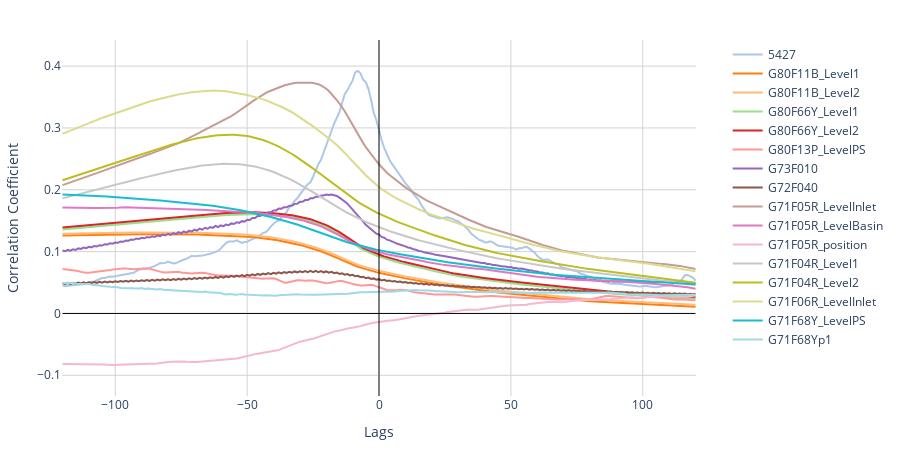

Notebook cell for this chart:
### Code cell
base_variable = '5425'
plot_cross_correlation(raw, base_variable, lag_range=120)

### Figure 1 — Plotly figure (JSON) as saved in the notebook; plotly's stock layout.template omitted (floating-point values rounded to 4 significant figures; data arrays with more than 128 entries replaced by an {"elided": "..."} marker saying what was removed)
{"data": [{"hovertemplate": "%{text}<br>Lag: %{x}<br>Correlation: %{y:.2f}<extra></extra>", "line": {"color": "rgba(174,199,232,1)", "width": 2}, "mode": "lines", "name": "5427", "opacity": 1, "showlegend": true, "text": {"elided": "241 str values"}, "texttemplate": "%{text:.2f}", "type": "scatter", "x": {"elided": "241 int values"}, "y": {"elided": "241 float values"}}, {"hovertemplate": "%{text}<br>Lag: %{x}<br>Correlation: %{y:.2f}<extra></extra>", "line": {"color": "rgba(255,127,14,1)", "width": 2}, "mode": "lines", "name": "G80F11B_Level1", "opacity": 1, "showlegend": true, "text": {"elided": "241 str values"}, "texttemplate": "%{text:.2f}", "type": "scatter", "x": {"elided": "241 int values"}, "y": {"elided": "241 float values"}}, {"hovertemplate": "%{text}<br>Lag: %{x}<br>Correlation: %{y:.2f}<extra></extra>", "line": {"color": "rgba(255,187,120,1)", "width": 2}, "mode": "lines", "name": "G80F11B_Level2", "opacity": 1, "showlegend": true, "text": {"elided": "241 str values"}, "texttemplate": "%{text:.2f}", "type": "scatter", "x": {"elided": "241 int values"}, "y": {"elided": "241 float values"}}, {"hovertemplate": "%{text}<br>Lag: %{x}<br>Correlation: %{y:.2f}<extra></extra>", "line": {"color": "rgba(152,223,138,1)", "width": 2}, "mode": "lines", "name": "G80F66Y_Level1", "opacity": 1, "showlegend": true, "text": {"elided": "241 str values"}, "texttemplate": "%{text:.2f}", "type": "scatter", "x": {"elided": "241 int values"}, "y": {"elided": "241 float values"}}, {"hovertemplate": "%{text}<br>Lag: %{x}<br>Correlation: %{y:.2f}<extra></extra>", "line": {"color": "rgba(214,39,40,1)", "width": 2}, "mode": "lines", "name": "G80F66Y_Level2", "opacity": 1, "showlegend": true, "text": {"elided": "241 str values"}, "texttemplate": "%{text:.2f}", "type": "scatter", "x": {"elided": "241 int values"}, "y": {"elided": "241 float values"}}, {"hovertemplate": "%{text}<br>Lag: %{x}<br>Correlation: %{y:.2f}<extra></extra>", "line": {"color": "rgba(255,152,150,1)", "width": 2}, "mode": "lines", "name": "G80F13P_LevelPS", "opacity": 1, "showlegend": true, "text": {"elided": "241 str values"}, "texttemplate": "%{text:.2f}", "type": "scatter", "x": {"elided": "241 int values"}, "y": {"elided": "241 float values"}}, {"hovertemplate": "%{text}<br>Lag: %{x}<br>Correlation: %{y:.2f}<extra></extra>", "line": {"color": "rgba(148,103,189,1)", "width": 2}, "mode": "lines", "name": "G73F010", "opacity": 1, "showlegend": true, "text": {"elided": "241 str values"}, "texttemplate": "%{text:.2f}", "type": "scatter", "x": {"elided": "241 int values"}, "y": {"elided": "241 float values"}}, {"hovertemplate": "%{text}<br>Lag: %{x}<br>Correlation: %{y:.2f}<extra></extra>", "line": {"color": "rgba(140,86,75,1)", "width": 2}, "mode": "lines", "name": "G72F040", "opacity": 1, "showlegend": true, "text": {"elided": "241 str values"}, "texttemplate": "%{text:.2f}", "type": "scatter", "x": {"elided": "241 int values"}, "y": {"elided": "241 float values"}}, {"hovertemplate": "%{text}<br>Lag: %{x}<br>Correlation: %{y:.2f}<extra></extra>", "line": {"color": "rgba(196,156,148,1)", "width": 2}, "mode": "lines", "name": "G71F05R_LevelInlet", "opacity": 1, "showlegend": true, "text": {"elided": "241 str values"}, "texttemplate": "%{text:.2f}", "type": "scatter", "x": {"elided": "241 int values"}, "y": {"elided": "241 float values"}}, {"hovertemplate": "%{text}<br>Lag: %{x}<br>Correlation: %{y:.2f}<extra></extra>", "line": {"color": "rgba(227,119,194,1)", "width": 2}, "mode": "lines", "name": "G71F05R_LevelBasin", "opacity": 1, "showlegend": true, "text": {"elided": "241 str values"}, "texttemplate": "%{text:.2f}", "type": "scatter", "x": {"elided": "241 int values"}, "y": {"elided": "241 float values"}}, {"hovertemplate": "%{text}<br>Lag: %{x}<br>Correlation: %{y:.2f}<extra></extra>", "line": {"color": "rgba(247,182,210,1)", "width": 2}, "mode": "lines", "name": "G71F05R_position", "opacity": 1, "showlegend": true, "text": {"elided": "241 str values"}, "texttemplate": "%{text:.2f}", "type": "scatter", "x": {"elided": "241 int values"}, "y": {"elided": "241 float values"}}, {"hovertemplate": "%{text}<br>Lag: %{x}<br>Correlation: %{y:.2f}<extra></extra>", "line": {"color": "rgba(199,199,199,1)", "width": 2}, "mode": "lines", "name": "G71F04R_Level1", "opacity": 1, "showlegend": true, "text": {"elided": "241 str values"}, "texttemplate": "%{text:.2f}", "type": "scatter", "x": {"elided": "241 int values"}, "y": {"elided": "241 float values"}}, {"hovertemplate": "%{text}<br>Lag: %{x}<br>Correlation: %{y:.2f}<extra></extra>", "line": {"color": "rgba(188,189,34,1)", "width": 2}, "mode": "lines", "name": "G71F04R_Level2", "opacity": 1, "showlegend": true, "text": {"elided": "241 str values"}, "texttemplate": "%{text:.2f}", "type": "scatter", "x": {"elided": "241 int values"}, "y": {"elided": "241 float values"}}, {"hovertemplate": "%{text}<br>Lag: %{x}<br>Correlation: %{y:.2f}<extra></extra>", "line": {"color": "rgba(219,219,141,1)", "width": 2}, "mode": "lines", "name": "G71F06R_LevelInlet", "opacity": 1, "showlegend": true, "text": {"elided": "241 str values"}, "texttemplate": "%{text:.2f}", "type": "scatter", "x": {"elided": "241 int values"}, "y": {"elided": "241 float values"}}, {"hovertemplate": "%{text}<br>Lag: %{x}<br>Correlation: %{y:.2f}<extra></extra>", "line": {"color": "rgba(23,190,207,1)", "width": 2}, "mode": "lines", "name": "G71F68Y_LevelPS", "opacity": 1, "showlegend": true, "text": {"elided": "241 str values"}, "texttemplate": "%{text:.2f}", "type": "scatter", "x": {"elided": "241 int values"}, "y": {"elided": "241 float values"}}, {"hovertemplate": "%{text}<br>Lag: %{x}<br>Correlation: %{y:.2f}<extra></extra>", "line": {"color": "rgba(158,218,229,1)", "width": 2}, "mode": "lines", "name": "G71F68Yp1", "opacity": 1, "showlegend": true, "text": {"elided": "241 str values"}, "texttemplate": "%{text:.2f}", "type": "scatter", "x": {"elided": "241 int values"}, "y": {"elided": "241 float values"}}], "layout": {"height": 450, "legend": {"x": 1.05, "y": 1}, "margin": {"b": 40, "l": 40, "r": 200, "t": 40}, "plot_bgcolor": "white", "shapes": [{"line": {"color": "Black", "width": 1}, "type": "line", "x0": -120, "x1": 120, "y0": 0, "y1": 0}, {"line": {"color": "Black", "width": 1}, "type": "line", "x0": 0, "x1": 0, "y0": -0.55, "y1": 33.33}], "width": 900, "xaxis": {"gridcolor": "LightGray", "showgrid": true, "title": {"text": "Lags"}}, "yaxis": {"gridcolor": "LightGray", "range": [-0.1335, 0.4422], "showgrid": true, "title": {"text": "Correlation Coefficient"}}}}
